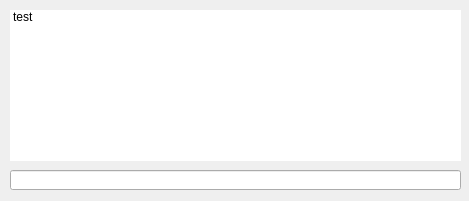
<?xml version="1.0" encoding="UTF-8"?>
<ui version="4.0">
 <author>Redd</author>
 <class>Window</class>
 <widget class="QWidget" name="Window">
  <property name="geometry">
   <rect>
    <x>0</x>
    <y>0</y>
    <width>469</width>
    <height>201</height>
   </rect>
  </property>
  <property name="windowTitle">
   <string>Twitch Chat - Live</string>
  </property>
  <property name="windowOpacity">
   <double>1.000000000000000</double>
  </property>
  <widget class="QLineEdit" name="lineEdit">
   <property name="geometry">
    <rect>
     <x>10</x>
     <y>170</y>
     <width>451</width>
     <height>20</height>
    </rect>
   </property>
   <property name="maximumSize">
    <size>
     <width>16777215</width>
     <height>20</height>
    </size>
   </property>
  </widget>
  <widget class="QListWidget" name="listWidget">
   <property name="geometry">
    <rect>
     <x>10</x>
     <y>10</y>
     <width>451</width>
     <height>151</height>
    </rect>
   </property>
   <property name="focusPolicy">
    <enum>Qt::NoFocus</enum>
   </property>
   <property name="frameShape">
    <enum>QFrame::NoFrame</enum>
   </property>
   <property name="frameShadow">
    <enum>QFrame::Plain</enum>
   </property>
   <property name="lineWidth">
    <number>0</number>
   </property>
   <property name="verticalScrollBarPolicy">
    <enum>Qt::ScrollBarAlwaysOff</enum>
   </property>
   <property name="horizontalScrollBarPolicy">
    <enum>Qt::ScrollBarAlwaysOff</enum>
   </property>
   <property name="editTriggers">
    <set>QAbstractItemView::NoEditTriggers</set>
   </property>
   <property name="showDropIndicator" stdset="0">
    <bool>false</bool>
   </property>
   <property name="selectionMode">
    <enum>QAbstractItemView::NoSelection</enum>
   </property>
   <property name="selectionBehavior">
    <enum>QAbstractItemView::SelectItems</enum>
   </property>
   <property name="isWrapping" stdset="0">
    <bool>true</bool>
   </property>
   <property name="resizeMode">
    <enum>QListView::Fixed</enum>
   </property>
   <property name="spacing">
    <number>0</number>
   </property>
   <property name="wordWrap">
    <bool>true</bool>
   </property>
   <item>
    <property name="text">
     <string>test</string>
    </property>
    <property name="flags">
     <set>ItemIsEnabled</set>
    </property>
   </item>
  </widget>
 </widget>
 <resources/>
 <connections>
  <connection>
   <sender>lineEdit</sender>
   <signal>returnPressed()</signal>
   <receiver>Window</receiver>
   <slot>AddEntry()</slot>
   <hints>
    <hint type="sourcelabel">
     <x>235</x>
     <y>179</y>
    </hint>
    <hint type="destinationlabel">
     <x>234</x>
     <y>100</y>
    </hint>
   </hints>
  </connection>
 </connections>
</ui>
